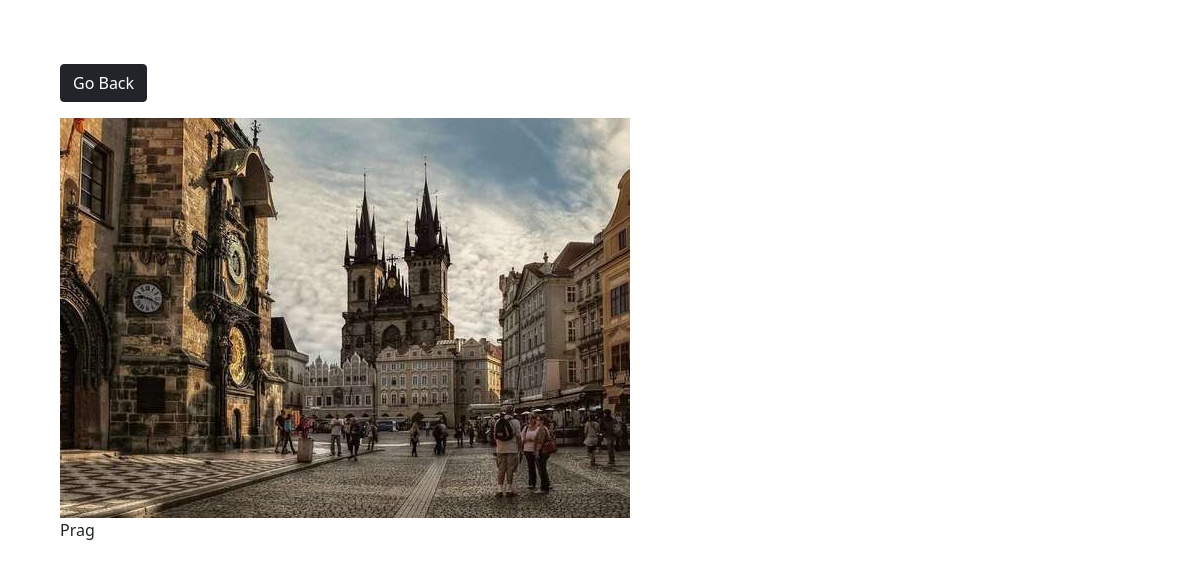
The page /photo/3/ (signed in) on the database its author committed.
### photos/models.py (models this page shows, shortened)
class Photo(models.Model):
    category = models.ForeignKey(Category, on_delete=models.SET_NULL, null=True, blank=True)
    image = models.ImageField(null=False, blank = False)
    description = models.TextField()

### photos/views.py (the view)
# urls.py: path('photo/<str:pk>/', views.viewPhoto, name='photo'),
@login_required(login_url='login')
def viewPhoto(request, pk):
    photo = Photo.objects.get(id = pk)
    return render(request, 'photos/photo_detail.html', {'photo':photo})

### photos/templates/photos/photo_detail.html (shortened to what this page needs)
<!DOCTYPE html>
<html lang="en">
<head>
    <link href="https://cdn.jsdelivr.net/npm/bootstrap@5.0.2/dist/css/bootstrap.min.css" rel="stylesheet">
</head>
<body class="m-5">
    <div class="container">
        <div class="row justify-content-center">
            <div class="col">
                <a href="{% url 'gallery' %}" class="btn btn-dark my-3">Go Back</a>
                <div style="height: 90vh;">
                    <img src="{{photo.image.url}}" alt="" style="max-width: 100%; max-height: 100%;">
                    <p>{{photo.description}}</p>
                </div>
            </div>
        </div>
    </div>
</body>
</html>

### rows shown on the page
Photo: image (picture), description "Prag"
